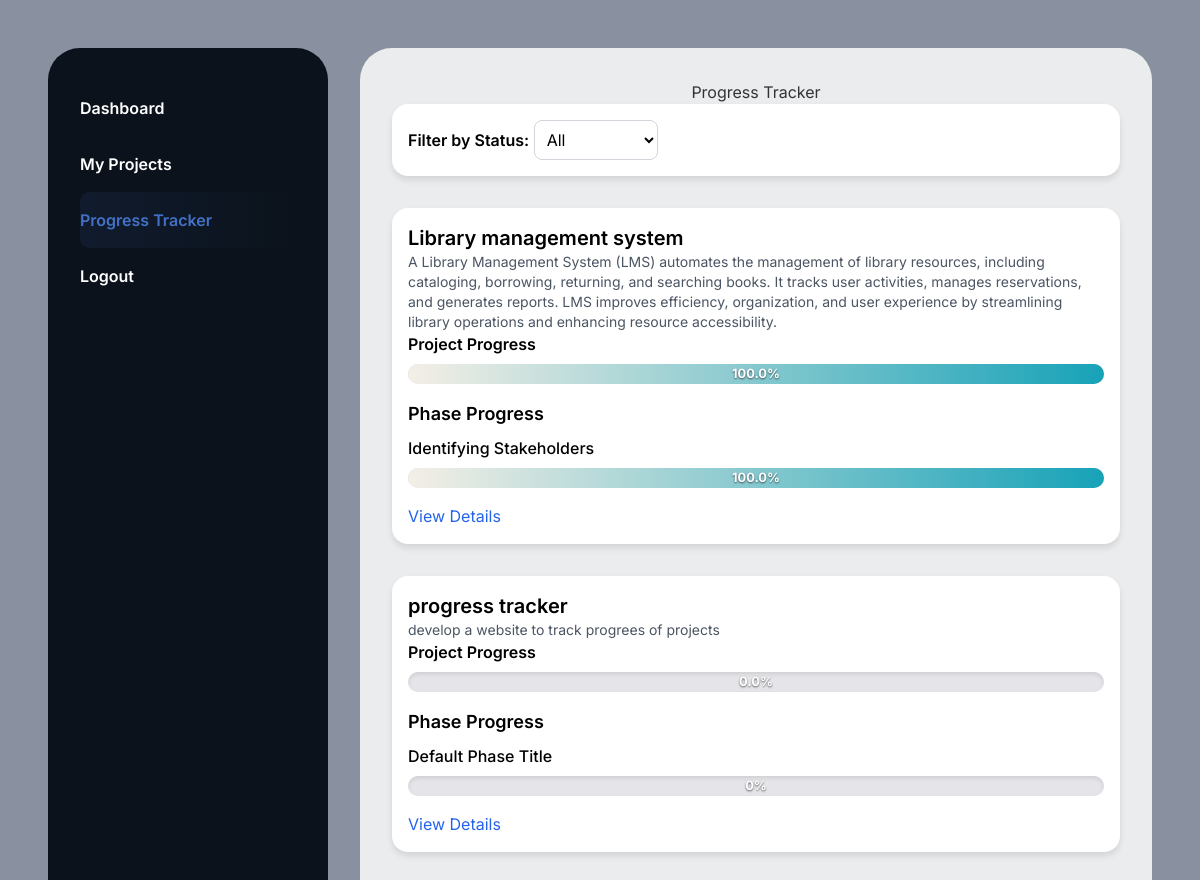
The app's page /progress-tracker/ (signed in) with its own data.
### MySiteApp/models.py (models this page shows, shortened)
class Project(models.Model):
    id = models.AutoField(primary_key=True)
    title = models.CharField(max_length=200)
    description = models.TextField(blank=True, null=True)
    start_date = models.DateField()
    due_date = models.DateField(default="2024-12-31")
    owner = models.ForeignKey(User, on_delete=models.CASCADE, related_name='owned_projects',null=True, blank=True)
    mentor = models.ForeignKey(User, on_delete=models.SET_NULL, null=True, blank=True, related_name='mentored_projects')  # Supervisor (mentor)
    students = models.ManyToManyField(
        User, related_name='assigned_projects', blank=True, limit_choices_to={'role': 'student'}
    )

class Phases(models.Model):
    id = models.AutoField(primary_key=True)
    title = models.CharField(max_length=100,default="Default Phase Title")
    description = models.TextField(blank=True, null=True)
    due_date = models.DateField()
    status = models.CharField(max_length=50, choices=[('pending', 'Pending'), ('completed', 'Completed')], default='pending')
    project = models.ForeignKey(Project, on_delete=models.CASCADE, related_name='phases')
    mentor_notes = models.TextField(blank=True, null=True)  # Notes from the mentor
    def completion_percentage(self):
        tasks = self.tasks.all()
        total_tasks = tasks.count()
        if total_tasks == 0:
            return 0
        completed_tasks = sum(1 for task in tasks if task.status == 'completed')
        return (completed_tasks / total_tasks) * 100

class Task(models.Model):
    id = models.AutoField(primary_key=True)
    title = models.CharField(max_length=100)
    description = models.TextField(blank=True, null=True)
    due_date = models.DateField()
    status = models.CharField(max_length=50, choices=[('pending', 'Pending'), ('completed', 'Completed')], default='pending')
    phase = models.ForeignKey('Phases', on_delete=models.CASCADE, related_name='tasks')  # link to a phase

### MySiteApp/views.py (the view)
# urls.py: path('progress-tracker/', views.progress_tracker, name='progress_tracker'),
@login_required
def progress_tracker(request):
    projects = models.Project.objects.filter(owner=request.user)
    for project in projects:
        total_phases = project.phases.count()
        completed_phases = project.phases.filter(status='completed').count()
        project.completion_percentage = (completed_phases / total_phases) * 100 if total_phases > 0 else 0
        for phase in project.phases.all():
            total_tasks = phase.tasks.count()
            completed_tasks = phase.tasks.filter(status='completed').count()
            phase.completion_percentage = (completed_tasks / total_tasks) * 100 if total_tasks > 0 else 0
            for task in phase.tasks.all():
                task.completion_percentage = 100 if task.status == 'completed' else 0
    return render(request, 'progress_tracker.html', {'projects': projects})

### MySiteApp/templates/progress_tracker.html (shortened to what this page needs)
<!DOCTYPE html>
<html lang="en">
<head>
    {% load static %}
    <script src="https://cdn.tailwindcss.com"></script>
    <link rel="stylesheet" href="https://cdnjs.cloudflare.com/ajax/libs/font-awesome/5.15.3/css/all.min.css">
</head>
<body>
    <div class="flex">
        <nav class="site-nav">
            <a href="{% url 'student_dashboard' %}">Dashboard</a>
            <a href="{% url 'all_projects' %}">My Projects</a>
            <a href="{% url 'progress_tracker' %}" class="active">Progress Tracker</a>
            <a href="{% url 'login' %}">Logout</a>
        </nav>
        <main>
            <h1>Progress Tracker</h1>
            <div class="card">
                <label for="filter-status" class="font-semibold">Filter by Status:</label>
                <select id="filter-status" class="form-select p-2 bg-white border border-gray-300 rounded-lg">
                    <option value="all">All</option>
                </select>
            </div>
            {% for project in projects %}
            <div class="card">
                <h2 class="text-xl font-semibold">{{ project.title }}</h2>
                <p class="text-sm text-gray-600">{{ project.description }}</p>
                <div>
                    <h3 class="font-semibold">Project Progress</h3>
                    <div class="progress-bar-container">
                        <div class="progress-bar-fill" style="width: {{ project.completion_percentage }}%;"></div>
                        <div class="progress-bar-label">{{ project.completion_percentage }}%</div>
                    </div>
                </div>
                <div class="mt-4">
                    <h3 class="text-lg font-semibold">Phase Progress</h3>
                    {% for phase in project.phases.all %}
                    <div class="mt-2">
                        <h4 class="font-medium">{{ phase.title }}</h4>
                        <div class="progress-bar-container">
                            <div class="progress-bar-fill" style="width: {{ phase.completion_percentage }}%;"></div>
                            <div class="progress-bar-label">{{ phase.completion_percentage }}%</div>
                        </div>
                    </div>
                    {% endfor %}
                </div>
                <div class="mt-4">
                    <a href="{% url 'project_details' project.id %}" class="text-blue-600 hover:underline">View Details</a>
                </div>
            </div>
            {% endfor %}
        </main>
    </div>
</body>
</html>

### MySiteApp/templates/progress_tracker.html (style rules this page uses)
body { font-family: 'Inter', sans-serif; background: #89909f; padding: 3rem; margin: 0; min-height: 100vh; }
.site-nav { background: #0b121b; color: white; padding: 2rem; width: 280px; min-height: 100vh; border-radius: 2rem; margin-right: 2rem; }
.site-nav a { color: inherit; display: block; padding: 1rem 0; font-weight: 600; text-decoration: none; }
.site-nav a.active { background: linear-gradient(to right, #101b2d, transparent); color: #4371c5; border-radius: 10px; }
main { background: #ebecee; border-radius: 2rem; padding: 2rem; flex: 1; }
.card { background: #ffffff; border-radius: 1rem; box-shadow: 0 4px 6px rgba(0, 0, 0, 0.1); padding: 1rem; margin-bottom: 2rem; }
h1 { font-size: 2rem; font-weight: 700; color: #333333; margin-bottom: 1.5rem; text-align: center; }
.progress-bar-container { background: #e5e5e9; border-radius: 12px; overflow: hidden; height: 20px; position: relative; width: 100%; box-shadow: inset 0 2px 4px rgba(0, 0, 0, 0.1); margin-top: 0.5rem; }
.progress-bar-fill { background: linear-gradient(90deg,#f4EFE6,#17a2b8); height: 100%; width: 0; border-radius: 12px 0 0 12px; position: absolute; left: 0; top: 0; transition: width 0.4s ease-in-out; }
.progress-bar-label { position: absolute; top: 50%; left: 50%; transform: translate(-50%, -50%); font-size: 0.8rem; font-weight: bold; color: #ffffff; text-shadow: 0 1px 2px rgba(0, 0, 0, 0.6); }

### records on screen
Project: title "Library management system", description "A Library Management System (LMS) automates the management of library resources, including cataloging, borrowing, returning, and searching books. It tracks user activities, manages reservations, and generates reports. LMS improves efficiency, organization, and user experience by streamlining library operations and enhancing resource accessibility.", completion_percentage "100.0"
Phases: title "Identifying Stakeholders", completion_percentage "100.0"
Project: title "progress tracker", description "develop a website to track progrees of projects", completion_percentage "0.0"
Phases: title "Default Phase Title", completion_percentage "0"
